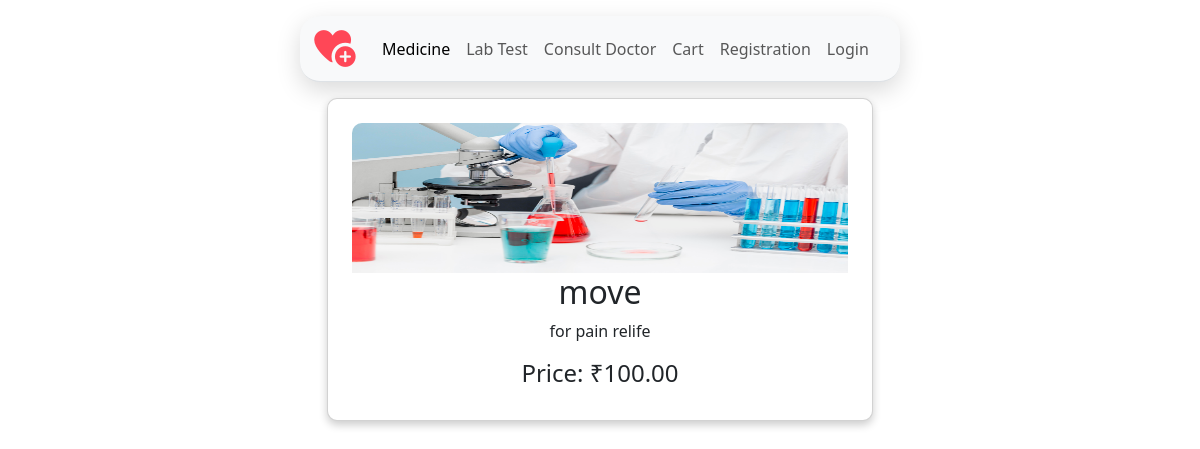
Screenshot of /test/2/item/3/ with the database file from the repository.
### user/models.py (models this page shows, shortened)
class Labtestitemsdetails(models.Model):
    item = models.ForeignKey(
        Labtestitems,
        on_delete=models.CASCADE,
        related_name="details"
    )
    description = models.TextField(max_length=500)
    price = models.DecimalField(max_digits=10, decimal_places=2)

class Labtestitems(models.Model):
    labtest = models.ForeignKey(
        Labtest,
        on_delete=models.CASCADE,
        related_name="items" , null=True, blank=True
    )
    name = models.CharField(max_length=100)
    img = models.ImageField(upload_to='labitems/')

### user/views.py (the view)
# urls.py: path('test/<int:labtest_id>/item/<int:item_id>/',views.lab_item_details ,name='lab_item_details'),
def lab_item_details(request, labtest_id, item_id):
    Labtestitemdetailss = get_object_or_404(Labtestitemsdetails, id=item_id)
    return render(request, "user/lab_item_details.html", {
        "Labtestitemdetailss": Labtestitemdetailss
    })

### templates/user/lab_item_details.html (shortened to what this page needs)
{% extends "user/navbar.html" %}
{% block body %}
<div class="container">
  <div class="row">
    <div class="col-lg-6 mx-auto">
      <div class="card p-4">
        <img src="{{ Labtestitemdetailss.item.img.url }}" class="img-fluid">
        <h2>{{ Labtestitemdetailss.item.name }}</h2>
        <p>{{ Labtestitemdetailss.description }}</p>
        <h4>Price: ₹{{ Labtestitemdetailss.price }}</h4>
      </div>
    </div>
  </div>
</div>
{% endblock body %}

### static/style/style.css (style rules this page uses)
* { padding: 0; margin: 0; box-sizing: border-box; text-decoration: none; list-style: none; }
.card { box-shadow: 0 4px 8px 0 rgba(0, 0, 0, 0.2); transition: 0.3s; border-radius: 10px; text-align: center; padding: 10px; }
.card img { width: 100%; border-radius: 10px 10px 0 0; height: 150px; }

### rows the page displays
Labtestitemsdetails: item.img (picture), item.name "move", description "for pain relife", price "100.00"
